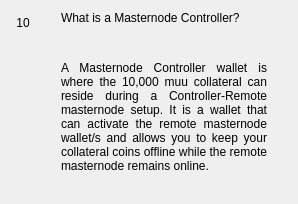
                  <widget class="QWidget" name="widgetFaq10" native="true">
                   <layout class="QHBoxLayout" name="horizontalpage_10" stretch="0,1">
                    <item alignment="Qt::AlignTop">
                     <widget class="QLabel" name="labelNumber10">
                      <property name="minimumSize">
                       <size>
                        <width>24</width>
                        <height>24</height>
                       </size>
                      </property>
                      <property name="maximumSize">
                       <size>
                        <width>16777215</width>
                        <height>24</height>
                       </size>
                      </property>
                      <property name="text">
                       <string>10</string>
                      </property>
                      <property name="alignment">
                       <set>Qt::AlignCenter</set>
                      </property>
                     </widget>
                    </item>
                    <item>
                     <layout class="QVBoxLayout" name="verticalLayoutpage_10">
                      <property name="leftMargin">
                       <number>20</number>
                      </property>
                      <property name="rightMargin">
                       <number>20</number>
                      </property>
                      <item>
                       <widget class="QLabel" name="labelSubtitle10">
                        <property name="text">
                         <string>What is a Masternode Controller?</string>
                        </property>
                        <property name="wordWrap">
                         <bool>true</bool>
                        </property>
                       </widget>
                      </item>
                      <item>
                       <spacer name="verticalSpacer_100">
                        <property name="orientation">
                         <enum>Qt::Vertical</enum>
                        </property>
                        <property name="sizeType">
                         <enum>QSizePolicy::Fixed</enum>
                        </property>
                        <property name="sizeHint" stdset="0">
                         <size>
                          <width>20</width>
                          <height>30</height>
                         </size>
                        </property>
                       </spacer>
                      </item>
                      <item>
                       <widget class="QLabel" name="labelContent10">
                        <property name="text">
                         <string>&lt;html&gt;&lt;head/&gt;&lt;body&gt;&lt;p align=&quot;justify&quot;&gt;A Masternode Controller wallet is where the 10,000 muu collateral can reside during a Controller-Remote masternode setup. It is a wallet that can activate the remote masternode wallet/s and allows you to keep your collateral coins offline while the remote masternode remains online. &lt;/p&gt;&lt;/body&gt;&lt;/html&gt;</string>
                        </property>
                        <property name="alignment">
                         <set>Qt::AlignLeading|Qt::AlignLeft|Qt::AlignTop</set>
                        </property>
                        <property name="wordWrap">
                         <bool>true</bool>
                        </property>
                       </widget>
                      </item>
                      <item>
                       <spacer name="verticalSpacer_92">
                        <property name="orientation">
                         <enum>Qt::Vertical</enum>
                        </property>
                        <property name="sizeHint" stdset="0">
                         <size>
                          <width>20</width>
                          <height>20</height>
                         </size>
                        </property>
                       </spacer>
                      </item>
                     </layout>
                    </item>
                   </layout>
                  </widget>
